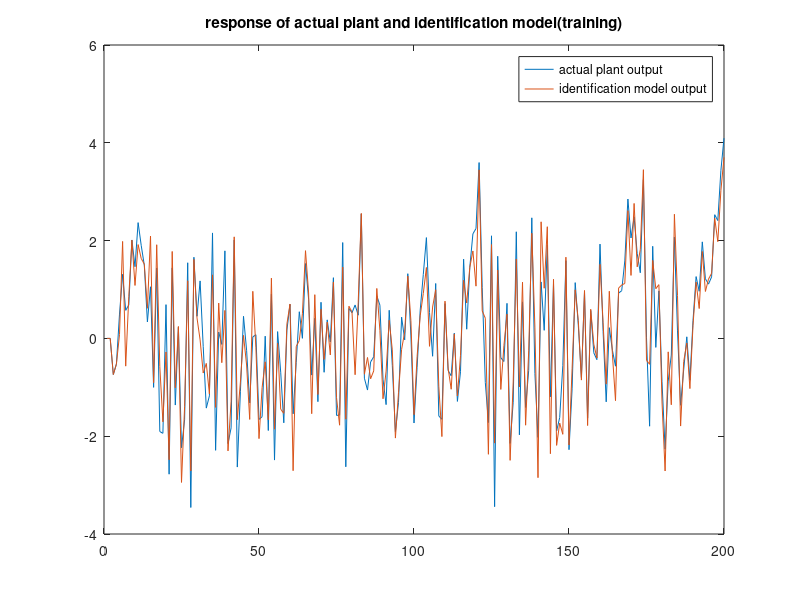
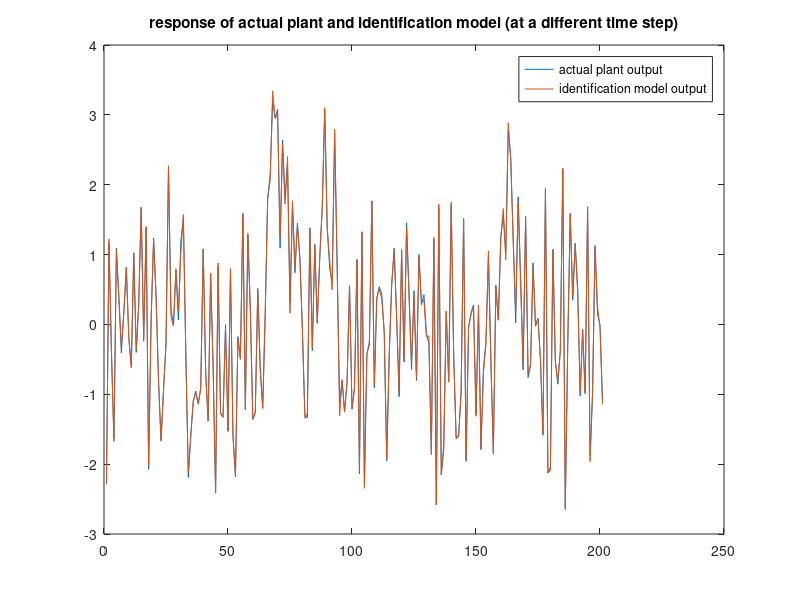
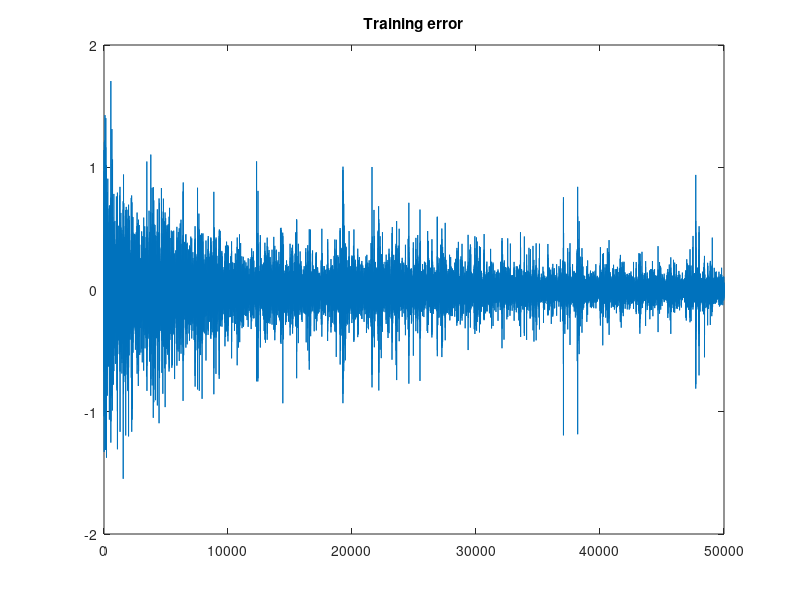
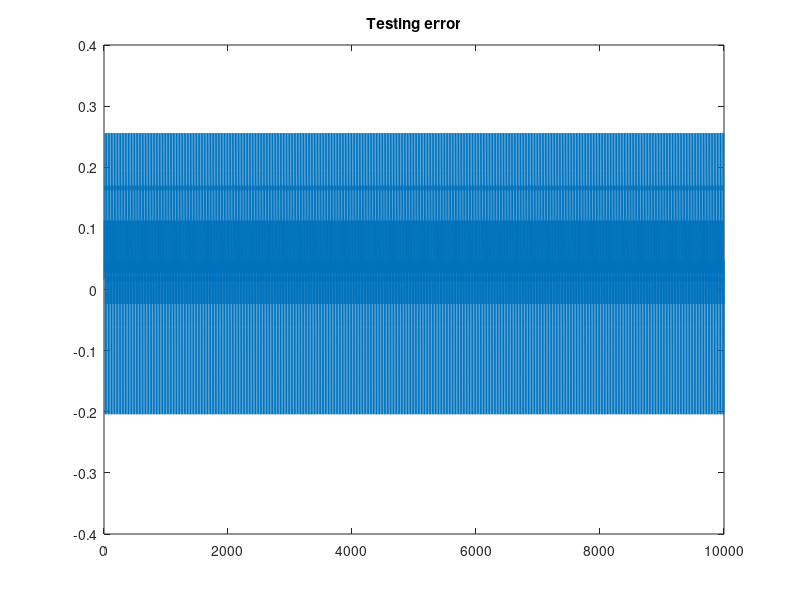

These charts were generated, in order, by the following MATLAB code:
clc;clear;

k=[1:50000];
f=@(x,y)(x*y*(x+2.5)/(1+x^2+y^2));
difftanh=@(x)(sech(x).^2);

NNclass=[2 20 10 1];
in=NNclass(1);n1=NNclass(2);n2=NNclass(3);out=NNclass(4);

W1=randn(in+1,n1);          %%%% Weight initialization
W2=randn(n1+1,n2);
W3=zeros(n2+1,out);

eta=0.1;                           %%%%%%%%%% HOLY SHIT

yp=[0 0 zeros(1,length(k))];                  
yphat=[0 0 zeros(1,length(k))];

u=(-2+4*rand(1,length(k)+2));        %%%% Input to the systems
error_train=zeros(1,length(k));
for i=3:length(k)+2
    yp(i)=f(yp(i-1),yp(i-2))+u(i-1);
    %%%% NEURAL NETWORK
    %Forward Pass
    A1=[1 yp(i-1) yp(i-2)]*W1;
    y1=tanh(A1);
    A2=[1 y1]*W2;
    y2=tanh(A2);
    A3=[1 y2]*W3;
    N=A3;
    %Identification model output
    yphat(i)=N+u(i-1);
    e=-(yphat(i)-yp(i));            %%%% error
    %Backward Pass
    del3=e;
    del2=difftanh(A2).*(del3*W3(2:end,:)');
    del1=difftanh(A1).*(del2*W2(2:end,:)');
    Jw3=[1 y2]'*del3;
    Jw2=[1 y1]'*del2;
    Jw1=[1 yp(i-1) yp(i-2)]'*del1;
    %Weight Update
    W3=W3+eta*Jw3;
    W2=W2+eta*Jw2;
    W1=W1+eta*Jw1;
    error_train(i-2)=e;
end
plot(yp(1:200))
hold on
plot(yphat(1:200))
title('response of actual plant and identification model(training)');
legend('actual plant output','identification model output');
%saveas(gcf,'C:/Users/tarun/Documents/id/figs/ex2/bpa2/train1.png')
%%
%plot different time step
figure;
plot(yp(41000:41200))
hold on;
plot(yphat(41000:41200))
title('response of actual plant and identification model (at a different time step)');
legend('actual plant output','identification model output');
%saveas(gcf,'C:/Users/tarun/Documents/id/figs/ex2/bpa2/train2.png')
%%
%Performance Measure
figure;
plot(error_train)
title('Training error')
rmse1=rms(error_train(1:10000));
rmse2=rms(error_train(10001:end));
fprintf('Training RMS error 1 = %f\n',rmse1);
fprintf('Training RMS error 2 = %f\n\n',rmse2);
disp('Variance Accounted For (training)');
VAF=(1-var(yp-yphat)/var(yp))*100;
disp(VAF);
%saveas(gcf,'C:/Users/tarun/Documents/id/figs/ex2/bpa2/error_train.png')
%%
%saving weights and biases
save('WeightsH2_NP90_ex2b','W1','W2','W3');
disp('saved');
%%
clear;
%loading weights and biases
load('WeightsH2_NP90_ex2b');
disp('loaded');
%%
k=[1:10000];
f=@(x,y)(x*y*(x+2.5)/(1+x^2+y^2));

yp=[0 0 zeros(1,length(k))];                  
yphat=[0 0 zeros(1,length(k))];
error_test=zeros(1,length(k));
%u=@(t)(sin(2*pi*t/250)+(t>=250).*(sin(2*pi*t/25)));
u=@(t)(sin(2*pi*t/25));
for i=3:length(k)+2
    yp(i)=f(yp(i-1),yp(i-2))+u(i-3);
    
    A1=[1 yphat(i-1) yphat(i-2)]*W1;
    y1=tanh(A1);
    A2=[1 y1]*W2;
    y2=tanh(A2);
    A3=[1 y2]*W3;
    N=A3;
    
    yphat(i)=N+u(i-3);
    e=-(yphat(i)-yp(i));
    error_test(i-2)=e;
end
%%
%Performance Measures
figure;
plot(error_test)
title('Testing error');
rmse1=rms(error_test(1:1000));
rmse2=rms(error_test(1001:end));
fprintf('Testing RMS error 1 = %f\n',rmse1);
fprintf('Testing RMS error 2 = %f\n\n',rmse2);
disp('Variance Accounted For (testing)');
VAF=(1-var(yp-yphat)/var(yp))*100;
disp(VAF);
%saveas(gcf,'C:/Users/tarun/Documents/id/figs/ex2/bpa2/error_test.png')
%%
figure;
plot(yp(1:100));
hold on;
plot(yphat(1:100));
title('response of actual plant and identified model to a different input(testing)')
legend('actual plant output','identification model output');
%saveas(gcf,'C:/Users/tarun/Documents/id/figs/ex2/bpa2/test.png')